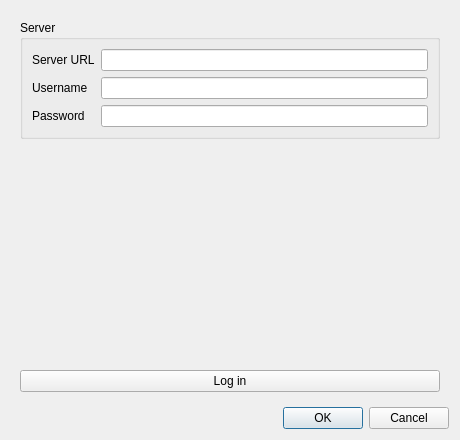
<?xml version="1.0" encoding="UTF-8"?>
<ui version="4.0">
 <class>ConnectDialog</class>
 <widget class="QDialog" name="ConnectDialog">
  <property name="geometry">
   <rect>
    <x>0</x>
    <y>0</y>
    <width>460</width>
    <height>440</height>
   </rect>
  </property>
  <property name="minimumSize">
   <size>
    <width>420</width>
    <height>380</height>
   </size>
  </property>
  <property name="windowTitle">
   <string>Connect to websdb server</string>
  </property>
  <layout class="QVBoxLayout" name="verticalLayout">
   <item>
    <widget class="QStackedWidget" name="stackedWidget">
     <widget class="QWidget" name="pageLogin">
      <layout class="QVBoxLayout" name="verticalLayout_login">
       <item>
        <widget class="QGroupBox" name="groupBoxConnect">
         <property name="title">
          <string>Server</string>
         </property>
         <layout class="QFormLayout" name="formLayoutConnect">
          <item row="0" column="0">
           <widget class="QLabel" name="labelUrl">
            <property name="text">
             <string>Server URL</string>
            </property>
           </widget>
          </item>
          <item row="0" column="1">
           <widget class="QLineEdit" name="serverUrl"/>
          </item>
          <item row="1" column="0">
           <widget class="QLabel" name="labelUsername">
            <property name="text">
             <string>Username</string>
            </property>
           </widget>
          </item>
          <item row="1" column="1">
           <widget class="QLineEdit" name="username"/>
          </item>
          <item row="2" column="0">
           <widget class="QLabel" name="labelPassword">
            <property name="text">
             <string>Password</string>
            </property>
           </widget>
          </item>
          <item row="2" column="1">
           <widget class="QLineEdit" name="password">
            <property name="echoMode">
             <enum>QLineEdit::Password</enum>
            </property>
           </widget>
          </item>
         </layout>
        </widget>
       </item>
       <item>
        <widget class="QLabel" name="loginError">
         <property name="styleSheet">
          <string notr="true">color: red;</string>
         </property>
         <property name="text">
          <string/>
         </property>
         <property name="wordWrap">
          <bool>true</bool>
         </property>
        </widget>
       </item>
       <item>
        <spacer name="verticalSpacerLogin">
         <property name="orientation">
          <enum>Qt::Vertical</enum>
         </property>
         <property name="sizeHint" stdset="0">
          <size>
           <width>20</width>
           <height>40</height>
          </size>
         </property>
        </spacer>
       </item>
       <item>
        <widget class="QPushButton" name="btnLogin">
         <property name="text">
          <string>Log in</string>
         </property>
        </widget>
       </item>
      </layout>
     </widget>
     <widget class="QWidget" name="pageProject">
      <layout class="QVBoxLayout" name="verticalLayout_project">
       <item>
        <widget class="QLabel" name="labelProjects">
         <property name="text">
          <string>Select a project:</string>
         </property>
        </widget>
       </item>
       <item>
        <widget class="QTableWidget" name="projectTable">
         <property name="editTriggers">
          <set>QAbstractItemView::NoEditTriggers</set>
         </property>
         <property name="selectionBehavior">
          <enum>QAbstractItemView::SelectRows</enum>
         </property>
         <property name="selectionMode">
          <enum>QAbstractItemView::SingleSelection</enum>
         </property>
         <attribute name="verticalHeaderVisible">
          <bool>false</bool>
         </attribute>
        </widget>
       </item>
       <item>
        <widget class="QPushButton" name="btnLogout">
         <property name="text">
          <string>Log out / use different server</string>
         </property>
        </widget>
       </item>
      </layout>
     </widget>
    </widget>
   </item>
   <item>
    <widget class="QDialogButtonBox" name="buttonBox">
     <property name="orientation">
      <enum>Qt::Horizontal</enum>
     </property>
     <property name="standardButtons">
      <set>QDialogButtonBox::Cancel|QDialogButtonBox::Ok</set>
     </property>
    </widget>
   </item>
  </layout>
 </widget>
 <resources/>
 <connections>
  <connection>
   <sender>buttonBox</sender>
   <signal>rejected()</signal>
   <receiver>ConnectDialog</receiver>
   <slot>reject()</slot>
   <hints>
    <hint type="sourcelabel">
     <x>316</x>
     <y>260</y>
    </hint>
    <hint type="destinationlabel">
     <x>286</x>
     <y>274</y>
    </hint>
   </hints>
  </connection>
 </connections>
</ui>
